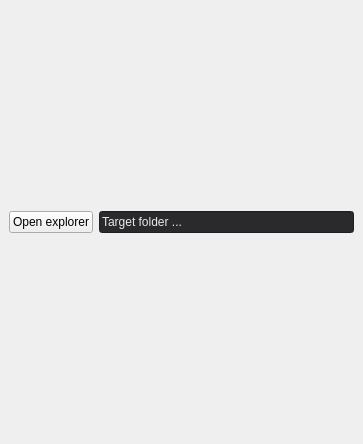
<?xml version="1.0" encoding="UTF-8"?>
<ui version="4.0">
 <class>Bucket</class>
 <widget class="QMainWindow" name="Bucket">
  <property name="geometry">
   <rect>
    <x>0</x>
    <y>0</y>
    <width>363</width>
    <height>444</height>
   </rect>
  </property>
  <property name="acceptDrops">
   <bool>true</bool>
  </property>
  <property name="windowTitle">
   <string>MainWindow</string>
  </property>
  <widget class="QWidget" name="centralwidget">
   <property name="acceptDrops">
    <bool>true</bool>
   </property>
   <property name="styleSheet">
    <string notr="true"/>
   </property>
   <layout class="QHBoxLayout" name="horizontalLayout">
    <property name="spacing">
     <number>3</number>
    </property>
    <property name="leftMargin">
     <number>0</number>
    </property>
    <property name="topMargin">
     <number>5</number>
    </property>
    <property name="rightMargin">
     <number>0</number>
    </property>
    <property name="bottomMargin">
     <number>5</number>
    </property>
    <item>
     <widget class="QWidget" name="widget" native="true">
      <layout class="QVBoxLayout" name="verticalLayout">
       <item>
        <layout class="QHBoxLayout" name="horizontalLayout_2">
         <item>
          <widget class="QPushButton" name="openExplorerButton">
           <property name="text">
            <string>Open explorer</string>
           </property>
          </widget>
         </item>
         <item>
          <widget class="QLineEdit" name="lineEdit">
           <property name="styleSheet">
            <string notr="true">QLineEdit {background-color: rgb(42, 41, 44);color: rgb(232, 232, 232);
border-color: rgb(25, 26, 26); }</string>
           </property>
           <property name="text">
            <string>Target folder ...</string>
           </property>
          </widget>
         </item>
        </layout>
       </item>
      </layout>
     </widget>
    </item>
   </layout>
  </widget>
 </widget>
 <resources/>
 <connections/>
</ui>
